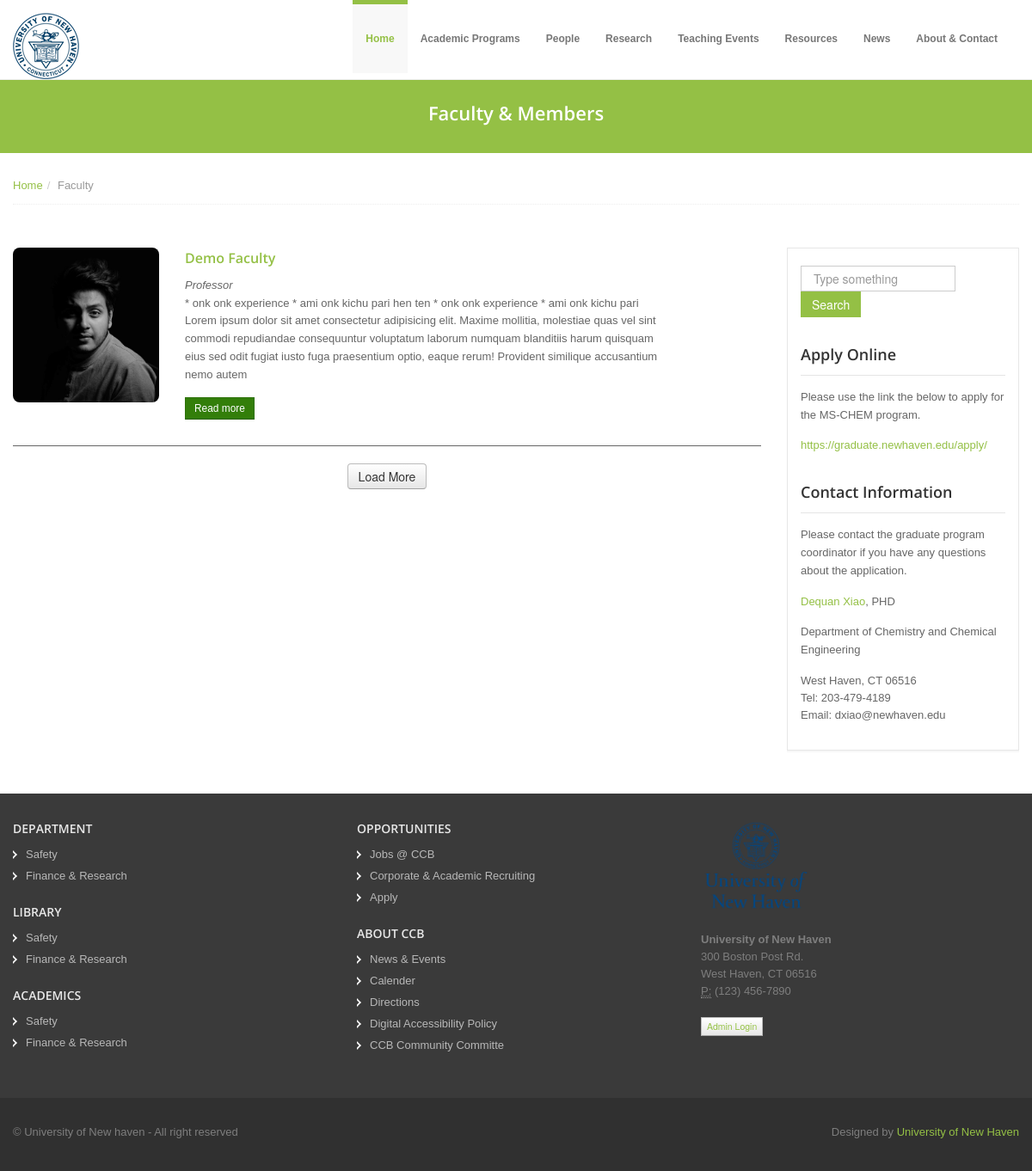
Before: /faculty/ with the older database file.
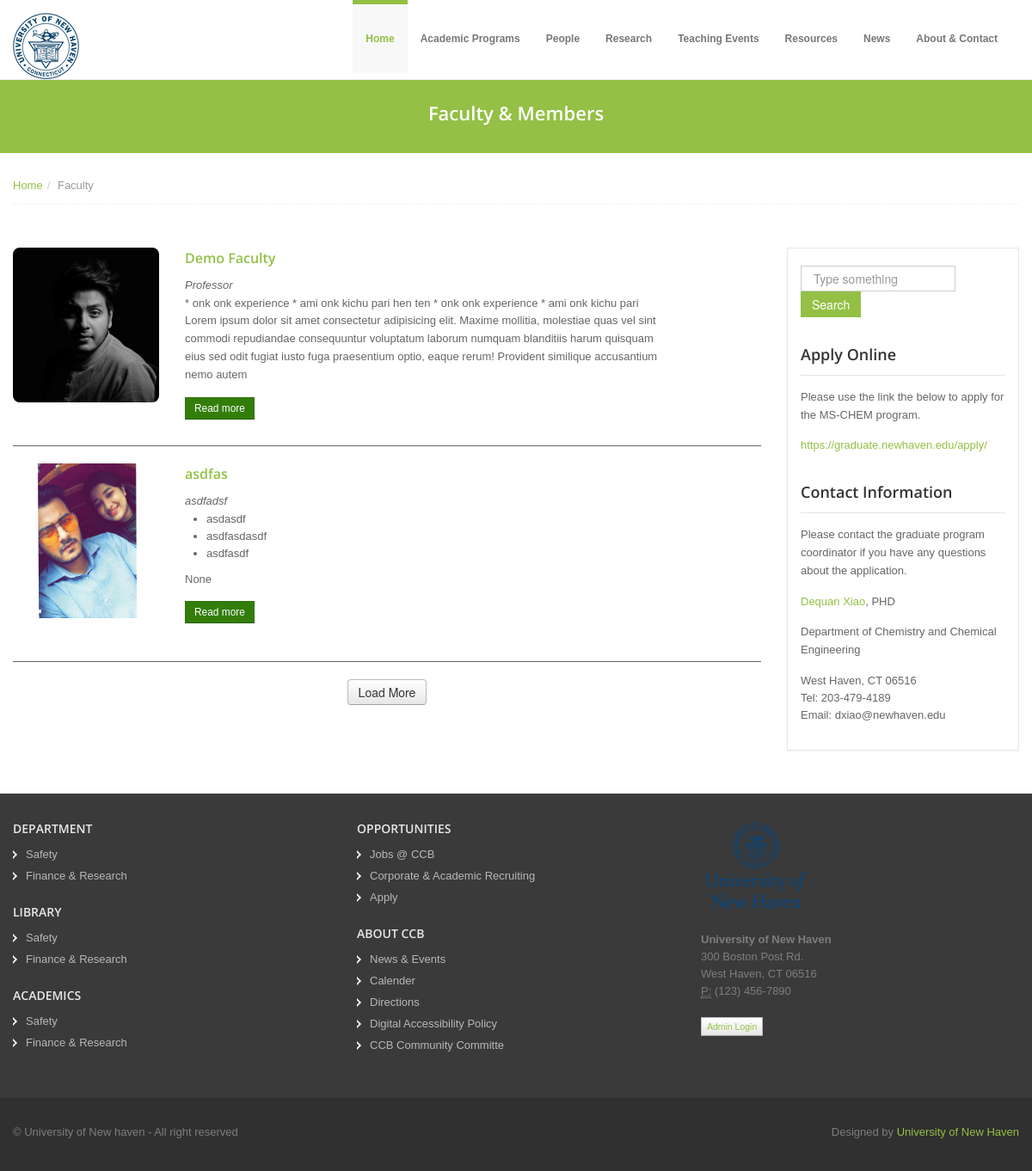
After: the same page with the newer database file.
### peopleApp/models.py (models this page shows, shortened)
class faculty(models.Model) :
    name = models.TextField(max_length=100)
    faculty_image = models.ImageField(null=True, blank=True, upload_to="Images/")
    email = models.EmailField(max_length=50)
    designation = models.TextField(max_length=100)
    experience = models.TextField(max_length=100)
    about = models.TextField(max_length=500, null=True)
    url = models.TextField(max_length=100)

### HomeApp/views.py (the view)
def facultys(request):
    data = faculty.objects.order_by('name')
    return render(request,'HomeApp/faculty.html',context={'faculty':data})

### templates/HomeApp/faculty.html (shortened to what this page needs)
{% extends "layouts/guest.html" %}
{% load static %}
{% block content %}
  <section id="subintro">
    <div class="jumbotron subhead" id="overview">
      <div class="container">
        <div class="row">
          <div class="span12">
            <div class="centered">
              <h3>Faculty & Members</h3>
            </div>
          </div>
        </div>
      </div>
    </div>
  </section>
  <section id="breadcrumb">
    <div class="container">
      <div class="row">
        <div class="span12">
          <ul class="breadcrumb notop">
            <li><a href="{% url 'index' %}">Home</a><span class="divider">/</span></li>
            <li class="active">Faculty</li>
          </ul>
        </div>
      </div>
    </div>
  </section>
  <section id="maincontent">
    <div class="container">
      <div class="row">
        <div class="span9">
          {% for value in faculty%}
          <article class="blog-post faculty_card">
            <div class="row">
              <div class="span2">
                <div class="post-image">
                  <a href="#"><img src="/media/{{ BASIC_DIR }}/{{value.faculty_image}}" alt="" style="height:180px; width:180px; border-radius: 8px; "/></a>
                </div>
              </div>
              <div class="span6">
                <div class="post-heading">
                  <h5><a href="#">{{ value.name }}</a></h5>
                  <i>{{ value.designation }}</i></br>
                </div>
                <div class="clearfix">
                  {{ value.experience|safe }}
                  <p>{{ value.about }}</p>
                  <a href="{{ value.url}}" class="btn btn-small btn-success" type="button">Read more</a>
                </div>
              </div>
            </div>
          </article>
          {% endfor %}
          <div class="pagination" style="display:flex; justify-content:center">
                  <button class="btn btn-sm" id="loadMore">Load More</button>
          </div>
        </div>
        <div class="span3">
          <aside>
            <div class="widget">
              <form class="form-search">
                <input placeholder="Type something" type="text" class="input-medium search-query">
                <button type="submit" class="btn btn-flat btn-color">Search</button>
              </form>
            </div>
            <div class="widget">
              <h4>Apply Online</h4>
              <p>Please use the link the below to apply for the MS-CHEM program.</p>
              <a href="https://graduate.newhaven.edu/apply/">https://graduate.newhaven.edu/apply/</a>
            </div>
            <div class="widget">
              <h4>Contact Information</h4>
              <p>Please contact the graduate program coordinator if you have any questions about the application.</p>
              <p><a href="#">Dequan Xiao</a>, PHD</p>
              <p>Department of Chemistry and Chemical Engineering</p>
              <address>
                West Haven, CT 06516 <br>
                Tel: 203-479-4189 <br>
                Email: dxiao@newhaven.edu <br>
              </address>
            </div>
          </aside>
        </div>
      </div>
    </div>
  </section>
 {% endblock content %}

Changed rows visible on the page:
added faculty: faculty_image (picture), name "asdfas", designation "asdfadsf", experience "asdasdf asdfasdasdf asdfasdf", about "None"
